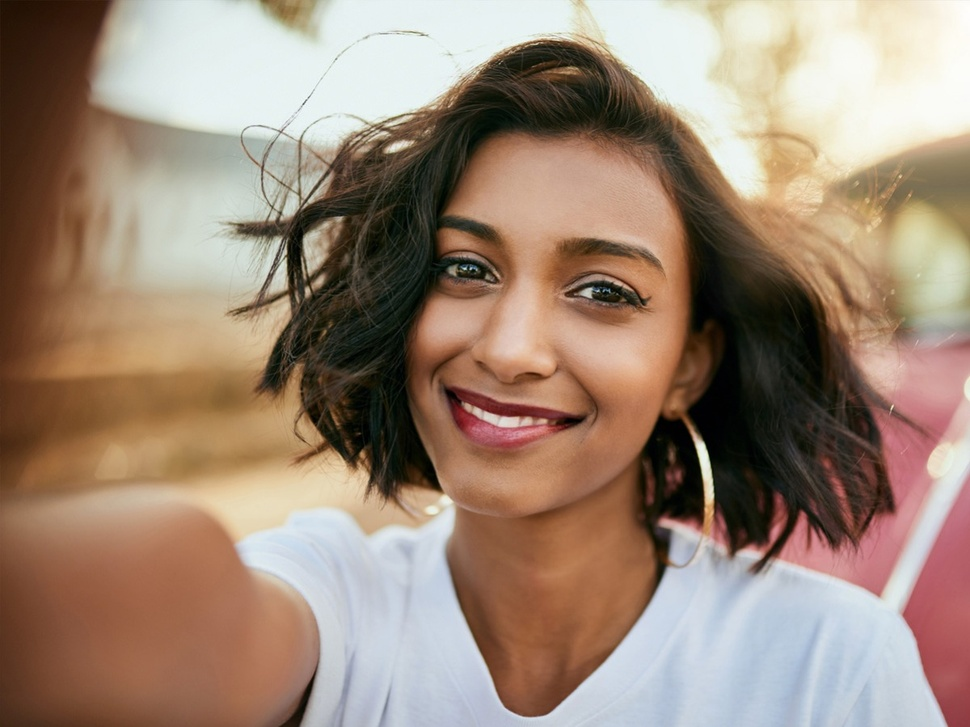
#> input picture Image Editor/img/girl.jpeg, 970 x 727 px, shrunk from 1200 x 899 before the run; its folder holds only this picture in this run
$ python main.py
#> lines starting #> are read from the running program, lines starting #| are printed output that depends on the picture
from PIL import Image, ImageEnhance, ImageFilter
import os

path = "./img" # folder for unedited images
pathOut = "/editedImg" # folder for edited images

for filename in os.listdir(path):
    # each file image in the folder accessing it with path
    img = Image.open(f"{path}/{filename}")
#> img is the input picture: PIL image 970x727 RGB; mean R, G, B 156.7, 134.7, 117.9

    # adding smooth effect
    edit = img.filter(ImageFilter.SMOOTH).convert('L').rotate(-360)
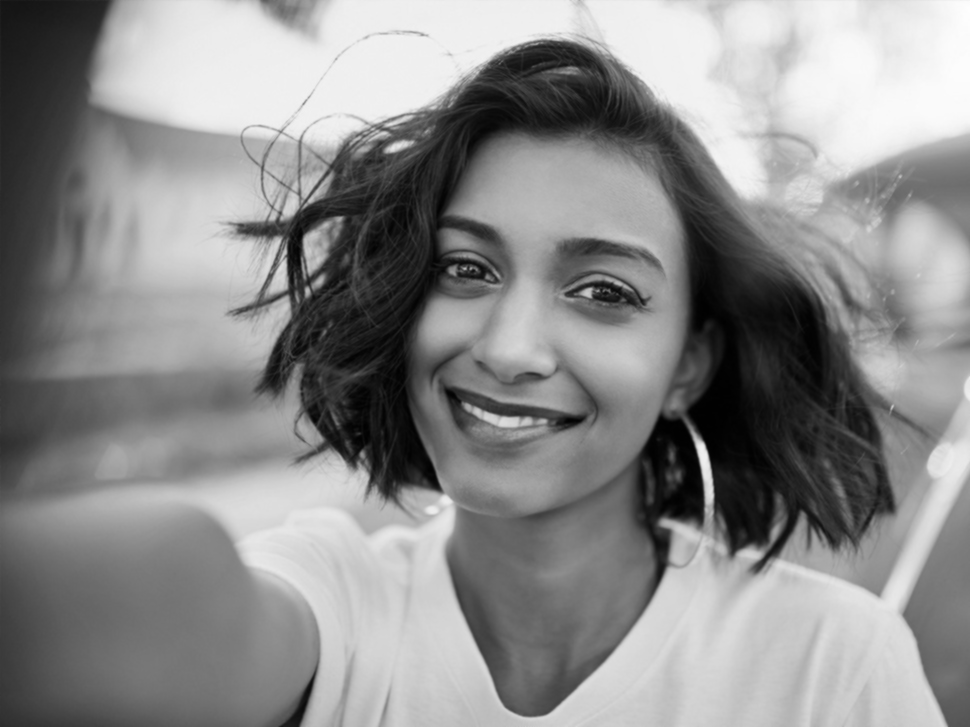
#> edit: PIL image 970x727 L; min 0, max 254, mean 139.4

    # contrast
    factor = 0.8
    enhancer = ImageEnhance.Contrast(edit)
    edit = enhancer.enhance(factor)
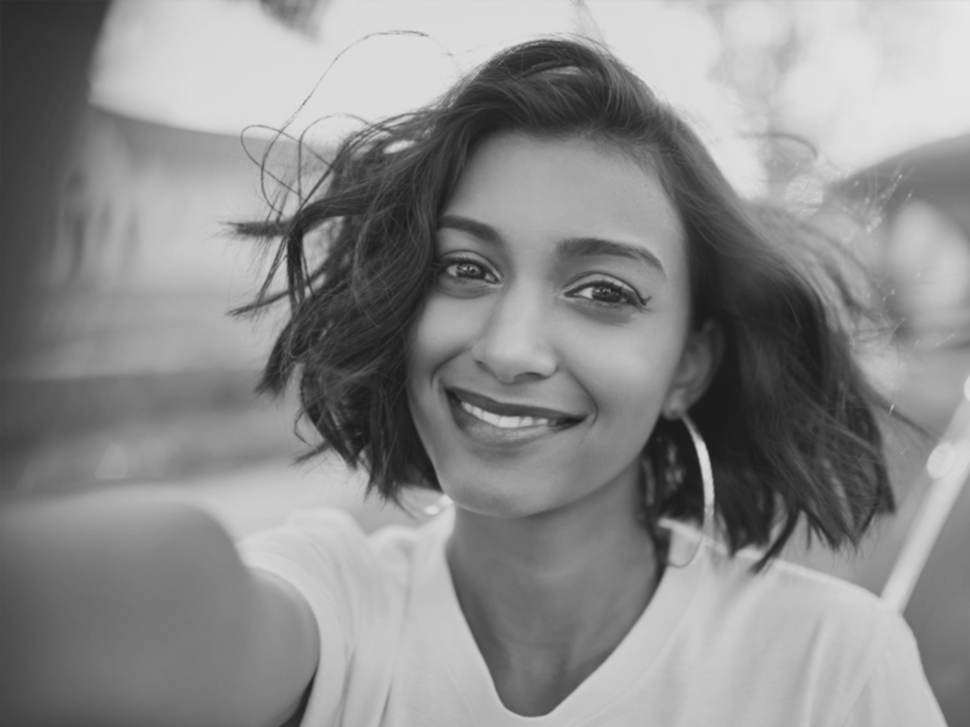
#> edit: PIL image 970x727 L; min 27, max 231, mean 138.9


    new_name = os.path.splitext(filename)[0]

    edit.save(f'.{pathOut}/{new_name}_edited.jpg')
